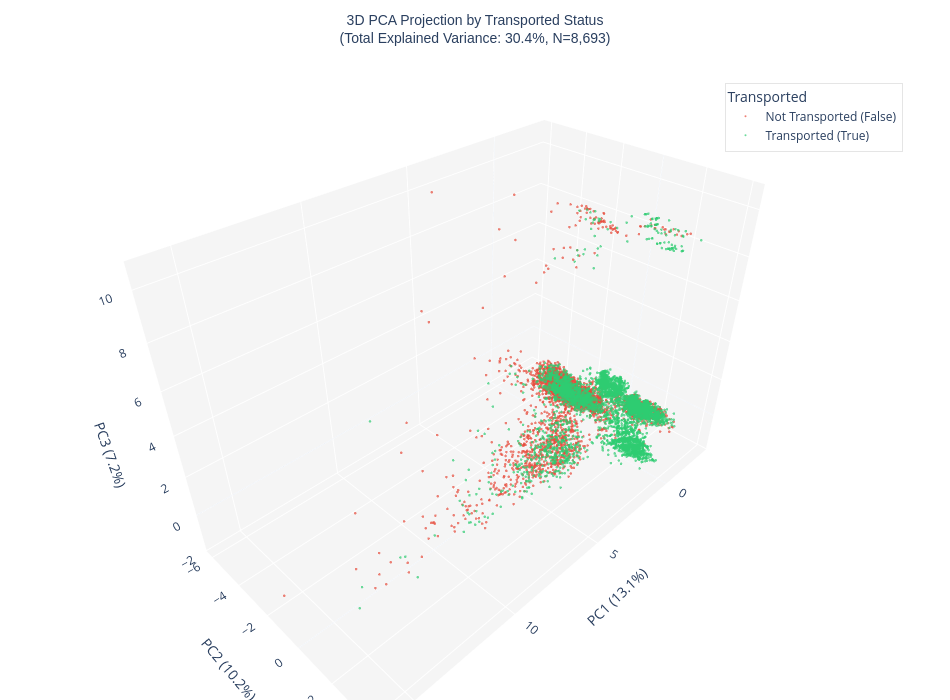

The notebook cell saved with this chart:
### Markdown cell above
### Points in 3D space

### Code cell
vzr.visualize_3d_projection(method = 'pca', s = 1.5)

### Figure 1 — Plotly figure (JSON) as saved in the notebook; plotly's stock layout.template omitted (floating-point values rounded to 4 significant figures; data arrays with more than 128 entries replaced by an {"elided": "..."} marker saying what was removed)
{"data": [{"hovertemplate": "<b>Not Transported (False)</b><br>PC1 (13.1%): %{x:.2f}<br>PC2 (10.2%): %{y:.2f}<br>PC3 (7.2%): %{z:.2f}<extra></extra>", "marker": {"color": "#e74c3c", "line": {"width": 0}, "opacity": 0.7, "size": 1.5}, "mode": "markers", "name": "Not Transported (False)", "type": "scatter3d", "x": {"elided": "4315 float values"}, "y": {"elided": "4315 float values"}, "z": {"elided": "4315 float values"}}, {"hovertemplate": "<b>Transported (True)</b><br>PC1 (13.1%): %{x:.2f}<br>PC2 (10.2%): %{y:.2f}<br>PC3 (7.2%): %{z:.2f}<extra></extra>", "marker": {"color": "#2ecc71", "line": {"width": 0}, "opacity": 0.7, "size": 1.5}, "mode": "markers", "name": "Transported (True)", "type": "scatter3d", "x": {"elided": "4378 float values"}, "y": {"elided": "4378 float values"}, "z": {"elided": "4378 float values"}}], "layout": {"height": 700, "legend": {"bgcolor": "rgba(255, 255, 255, 0.8)", "bordercolor": "rgba(0, 0, 0, 0.1)", "borderwidth": 1, "title": {"text": "Transported"}, "x": 0.95, "xanchor": "right", "y": 0.95, "yanchor": "top"}, "margin": {"b": 0, "l": 0, "r": 0, "t": 50}, "scene": {"xaxis": {"backgroundcolor": "rgb(245, 245, 245)", "gridcolor": "white", "title": {"text": "PC1 (13.1%)"}}, "yaxis": {"backgroundcolor": "rgb(245, 245, 245)", "gridcolor": "white", "title": {"text": "PC2 (10.2%)"}}, "zaxis": {"backgroundcolor": "rgb(245, 245, 245)", "gridcolor": "white", "title": {"text": "PC3 (7.2%)"}}}, "title": {"font": {"family": "sans-serif", "size": 14}, "text": "3D PCA Projection by Transported Status<br>(Total Explained Variance: 30.4%, N=8,693)", "x": 0.5}, "width": 950}}
